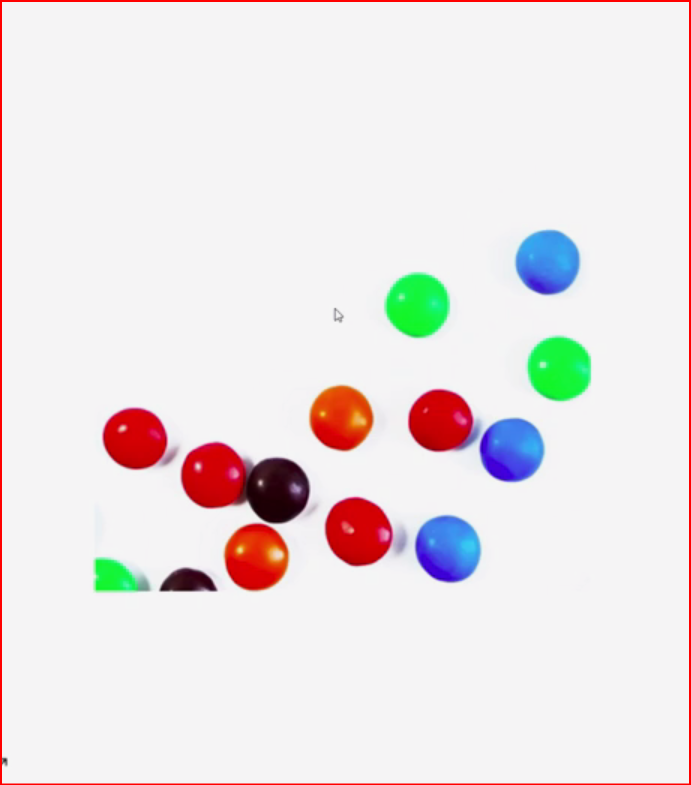
#> input picture 27.Image Blending using Pyramids in open CV/assets/smarties.png, 691 x 785 px
$ python main.py
#> lines starting #> are read from the running program, lines starting #| are printed output that depends on the picture
### 27.Image Blending using Pyramids in open CV/preprocessing.py
import cv2 as cv
import numpy as np
import os


def isExists(path: str):
#> further down, img is the input picture: shape (785, 691, 3); mean B, G, R 229.3, 228.5, 235.2
    assert os.path.exists(path)

def resize(img :np.ndarray):
    #img=cv.resize(img,(550,250)) # w,h
    scale_percent = 30
    width = int(img.shape[1] * scale_percent / 100)
#> width = 207
    height = int(img.shape[0] * scale_percent / 100)
#> height = 235
    #dsize
    dsize = (width, height)
#> dsize = (207, 235)
    img = cv.resize(img, dsize)
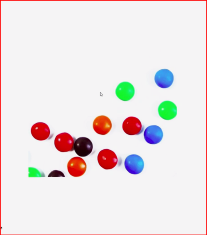
#> img: shape (235, 207, 3); mean of channels 0, 1, 2 228.5, 227.8, 235.2; drawn as B, G, R

    return img


### 27.Image Blending using Pyramids in open CV/main.py
import cv2 as cv
import numpy as np
import os
from preprocessing import isExists,resize
from image_blending import ImageBlending

url="assets"
# imageName="early.png"
imageName="smarties.png"
imageName2="ba.png"


path=f"{url}/{imageName}"
# path2=f"{url}/{imageName2}"

isExists(path)
# isExists(path2)

img=cv.imread(path)
# img2=cv.imread(path2)

# img=cv.resize(img,(550,250)) # w,h
img=resize(img)
# img2=resize(img2)

# img=cv.cvtColor(img,cv.COLOR_BGR2GRAY)

# ImageBlending(img,img2)

cv.imshow("img",img)

k=cv.waitKey(0)
#> (key Esc is pressed here)
if k==27:
    cv.destroyAllWindows()
